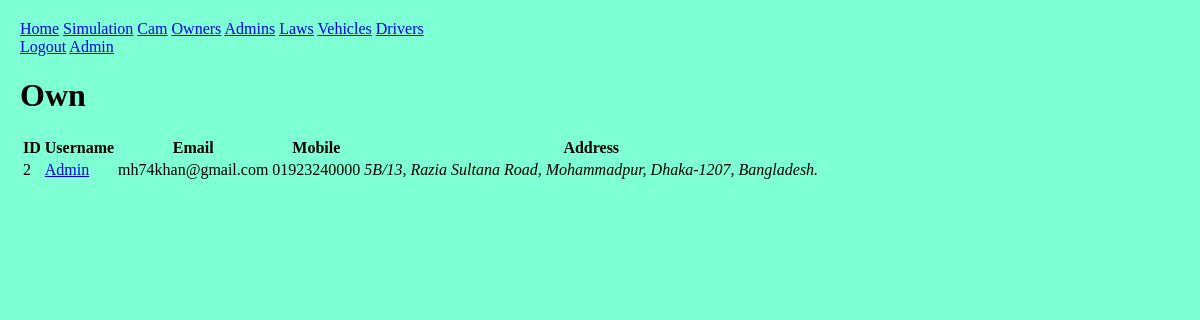
/front/admins/ (signed in), run on the app's committed database.
### front/models.py (models this page shows)
class Account(AbstractUser):
    address = models.TextField(max_length=200, default="5B/13, Razia Sultana Road, Mohammadpur, Dhaka-1207, Bangladesh.");
    phone = models.CharField(max_length=20, default="01923240000");
    approved = models.BooleanField(default=False);

### front/decorators.py (the view)
        def wrapper_func(req, *args, **kwargs):
            grp = {x.name for x in req.user.groups.all()};
            if not (bool(roles.intersection(grp)) ^ bool(grp)):
                return view_func(req, *args, **kwargs);
            else: return HttpResponse("""
                <h1>access denied</h1>
                <a href="/front/">home</a>
            """)

### front/views.py (called while the page is built)
@login_required(login_url="login")
@allowed_users({"law"})
def admins(req: HttpRequest):
    users = Account.objects.filter(groups__isnull=True);
    context = {
        "nav": nav,
        "users": users,
    };
    return render(req, "admins.html", context);

### front/templates/admins.html (shortened to what this page needs)
{% extends 'base.html' %}
{% block content %}
    <h1>Own</h1>
    <table>
        <tr>
            <th>ID</th>
            <th>Username</th>
            <th>Email</th>
            <th>Mobile</th>
            <th>Address</th>
        </tr>
        {% for user in users %}
        <tr>
            <td>{{user.id}}</td>
            <td><a href="{% url 'admin' %}?pk={{user.id}}">{{user.username}}</a></td>
            <td>{{user.email}}</td>
            <td>{{user.phone}}</td>
            <td><Address>{{user.address}}</Address></td>
        </tr>
        {% endfor %}
    </table>
{% endblock content %}

### static/front/style.css (style rules this page uses)
body { box-sizing: border-box; margin: 0; display: block; overflow: auto; padding: 20px; background-color: aquamarine; }
a, button, title { text-transform: capitalize; }

### data on the page
Account: id "2", username "Admin", email "mh74khan@gmail.com", phone "01923240000", address "5B/13, Razia Sultana Road, Mohammadpur, Dhaka-1207, Bangladesh."

### other printed values
{{ nav.0 }} "Home"
{{ page }} "Simulation" "Cam" "Owners" "Admins" "Laws" "Vehicles" "Drivers"
